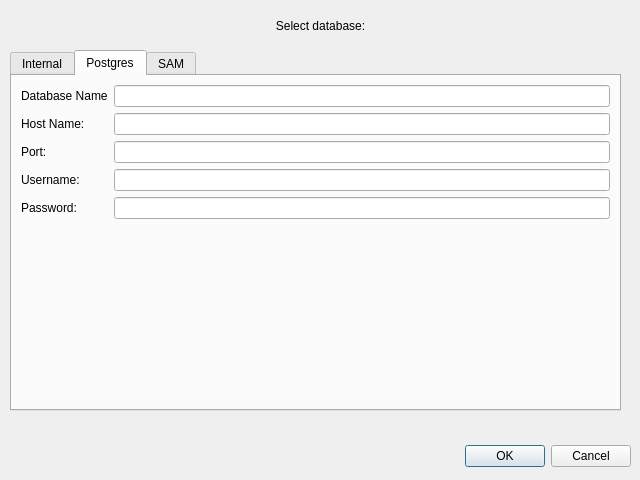
<?xml version="1.0" encoding="UTF-8"?>
<ui version="4.0">
 <class>DatabaseSelector</class>
 <widget class="QDialog" name="DatabaseSelector">
  <property name="geometry">
   <rect>
    <x>0</x>
    <y>0</y>
    <width>640</width>
    <height>480</height>
   </rect>
  </property>
  <property name="sizePolicy">
   <sizepolicy hsizetype="Ignored" vsizetype="Ignored">
    <horstretch>0</horstretch>
    <verstretch>0</verstretch>
   </sizepolicy>
  </property>
  <property name="windowTitle">
   <string>Dialog</string>
  </property>
  <widget class="QDialogButtonBox" name="buttonBox">
   <property name="geometry">
    <rect>
     <x>10</x>
     <y>440</y>
     <width>621</width>
     <height>32</height>
    </rect>
   </property>
   <property name="orientation">
    <enum>Qt::Horizontal</enum>
   </property>
   <property name="standardButtons">
    <set>QDialogButtonBox::Cancel|QDialogButtonBox::Ok</set>
   </property>
  </widget>
  <widget class="QTabWidget" name="tabWidget">
   <property name="enabled">
    <bool>true</bool>
   </property>
   <property name="geometry">
    <rect>
     <x>10</x>
     <y>50</y>
     <width>611</width>
     <height>361</height>
    </rect>
   </property>
   <property name="currentIndex">
    <number>1</number>
   </property>
   <widget class="QWidget" name="sqlite">
    <property name="enabled">
     <bool>true</bool>
    </property>
    <attribute name="title">
     <string>Internal</string>
    </attribute>
    <layout class="QGridLayout" name="gridLayout_3">
     <item row="0" column="0">
      <layout class="QVBoxLayout" name="tab1">
       <item>
        <layout class="QHBoxLayout" name="horizontalLayout1">
         <item>
          <widget class="QLabel" name="l_SQLITEPath">
           <property name="text">
            <string>Select Sqlite path:</string>
           </property>
          </widget>
         </item>
        </layout>
       </item>
       <item>
        <layout class="QHBoxLayout" name="horizontalLayout2">
         <item>
          <widget class="QLineEdit" name="SQLITEPath"/>
         </item>
         <item>
          <widget class="QPushButton" name="SQLITEBrowseButton">
           <property name="text">
            <string>Browse...</string>
           </property>
          </widget>
         </item>
        </layout>
       </item>
      </layout>
     </item>
     <item row="1" column="0">
      <spacer name="verticalSpacer">
       <property name="orientation">
        <enum>Qt::Vertical</enum>
       </property>
       <property name="sizeHint" stdset="0">
        <size>
         <width>20</width>
         <height>40</height>
        </size>
       </property>
      </spacer>
     </item>
    </layout>
   </widget>
   <widget class="QWidget" name="postgres">
    <attribute name="title">
     <string>Postgres</string>
    </attribute>
    <layout class="QGridLayout" name="gridLayout_2">
     <item row="0" column="0">
      <layout class="QGridLayout" name="tab2">
       <item row="0" column="0">
        <layout class="QFormLayout" name="formLayout">
         <item row="0" column="0">
          <widget class="QLabel" name="l_PSQLDatabaseName">
           <property name="text">
            <string>Database Name</string>
           </property>
          </widget>
         </item>
         <item row="0" column="1">
          <widget class="QLineEdit" name="PSQLDatabaseName">
           <property name="text">
            <string/>
           </property>
          </widget>
         </item>
         <item row="1" column="0">
          <widget class="QLabel" name="l_PSQLHostName">
           <property name="text">
            <string>Host Name:</string>
           </property>
          </widget>
         </item>
         <item row="1" column="1">
          <widget class="QLineEdit" name="PSQLHostName">
           <property name="text">
            <string/>
           </property>
          </widget>
         </item>
         <item row="2" column="0">
          <widget class="QLabel" name="l_PSQLPort">
           <property name="text">
            <string>Port:</string>
           </property>
          </widget>
         </item>
         <item row="2" column="1">
          <widget class="QLineEdit" name="PSQLPort">
           <property name="text">
            <string/>
           </property>
          </widget>
         </item>
         <item row="3" column="0">
          <widget class="QLabel" name="l_PSQLUserName">
           <property name="text">
            <string>Username:</string>
           </property>
          </widget>
         </item>
         <item row="3" column="1">
          <widget class="QLineEdit" name="PSQLUserName">
           <property name="text">
            <string/>
           </property>
          </widget>
         </item>
         <item row="4" column="0">
          <widget class="QLabel" name="l_PSQLPassword">
           <property name="text">
            <string>Password:</string>
           </property>
          </widget>
         </item>
         <item row="4" column="1">
          <widget class="QLineEdit" name="PSQLPassword">
           <property name="echoMode">
            <enum>QLineEdit::Password</enum>
           </property>
          </widget>
         </item>
        </layout>
       </item>
      </layout>
     </item>
    </layout>
   </widget>
   <widget class="QWidget" name="sam">
    <attribute name="title">
     <string>SAM</string>
    </attribute>
    <layout class="QGridLayout" name="gridLayout_5">
     <item row="0" column="0">
      <layout class="QGridLayout" name="tab3"/>
     </item>
    </layout>
   </widget>
  </widget>
  <widget class="QLabel" name="label">
   <property name="geometry">
    <rect>
     <x>10</x>
     <y>10</y>
     <width>621</width>
     <height>31</height>
    </rect>
   </property>
   <property name="text">
    <string>Select database:</string>
   </property>
   <property name="alignment">
    <set>Qt::AlignCenter</set>
   </property>
  </widget>
 </widget>
 <resources/>
 <connections>
  <connection>
   <sender>buttonBox</sender>
   <signal>accepted()</signal>
   <receiver>DatabaseSelector</receiver>
   <slot>accept()</slot>
   <hints>
    <hint type="sourcelabel">
     <x>248</x>
     <y>254</y>
    </hint>
    <hint type="destinationlabel">
     <x>157</x>
     <y>274</y>
    </hint>
   </hints>
  </connection>
  <connection>
   <sender>buttonBox</sender>
   <signal>rejected()</signal>
   <receiver>DatabaseSelector</receiver>
   <slot>reject()</slot>
   <hints>
    <hint type="sourcelabel">
     <x>316</x>
     <y>260</y>
    </hint>
    <hint type="destinationlabel">
     <x>286</x>
     <y>274</y>
    </hint>
   </hints>
  </connection>
 </connections>
</ui>
